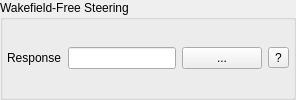
           <widget class="QGroupBox" name="groupBox_7">
            <property name="sizePolicy">
             <sizepolicy hsizetype="Preferred" vsizetype="Maximum">
              <horstretch>0</horstretch>
              <verstretch>0</verstretch>
             </sizepolicy>
            </property>
            <property name="styleSheet">
             <string notr="true">QGroupBox#groupBox_7 {
    border: 1px solid palette(mid);
    border-radius: 6px;
    margin-top: 4px;
    padding-top: 6px;
}
QGroupBox#groupBox_7::title {
    subcontrol-origin: margin;
    left: 10px;
    padding: 0 4px 0 4px;
}</string>
            </property>
            <property name="title">
             <string>Wakefield-Free Steering</string>
            </property>
            <layout class="QVBoxLayout" name="verticalLayout_20">
             <property name="leftMargin">
              <number>4</number>
             </property>
             <property name="topMargin">
              <number>4</number>
             </property>
             <property name="rightMargin">
              <number>4</number>
             </property>
             <property name="bottomMargin">
              <number>4</number>
             </property>
             <item>
              <layout class="QHBoxLayout" name="horizontalLayout_19">
               <item>
                <widget class="QLabel" name="label_22">
                 <property name="text">
                  <string>Response</string>
                 </property>
                </widget>
               </item>
               <item>
                <widget class="QLineEdit" name="wfs_response_3">
                 <property name="maximumSize">
                  <size>
                   <width>500</width>
                   <height>16777215</height>
                  </size>
                 </property>
                </widget>
               </item>
               <item>
                <widget class="QPushButton" name="pushButton_10">
                 <property name="sizePolicy">
                  <sizepolicy hsizetype="Fixed" vsizetype="Fixed">
                   <horstretch>0</horstretch>
                   <verstretch>0</verstretch>
                  </sizepolicy>
                 </property>
                 <property name="text">
                  <string>...</string>
                 </property>
                </widget>
               </item>
               <item>
                <widget class="QToolButton" name="wfs_response_tooltip">
                 <property name="toolTip">
                  <string>&lt;html&gt;&lt;head/&gt;&lt;body&gt;&lt;p&gt;Load the directory containing data collected with System Identification (SysID) in Changed Intensity (Charge) mode. This data is required for wakefield-free steering (WFS).&lt;/p&gt;&lt;/body&gt;&lt;/html&gt;</string>
                 </property>
                 <property name="text">
                  <string>?</string>
                 </property>
                </widget>
               </item>
              </layout>
             </item>
            </layout>
           </widget>
